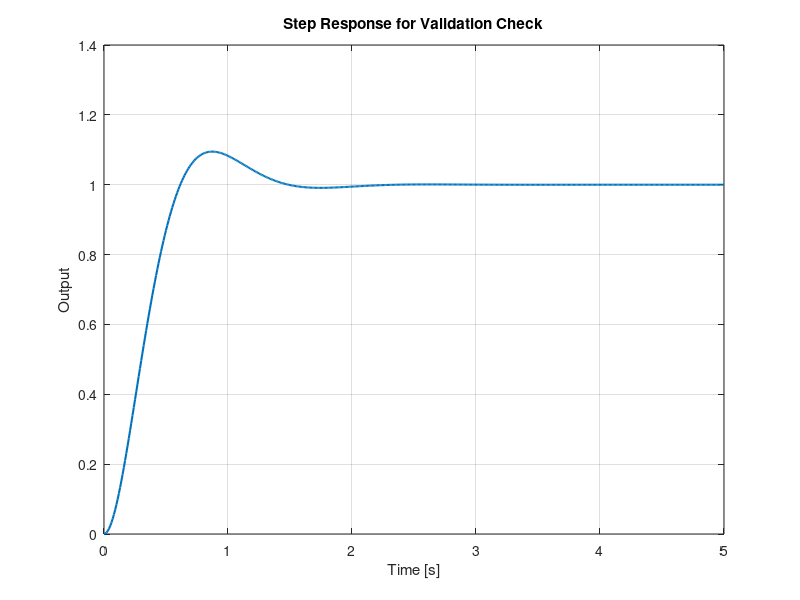

MATLAB code to generate this figure: (Note: this script raises an error after producing the figure.)
clear; clc; close all;

% -----------------------------
% 1) Define candidate system
% -----------------------------
wn = 4.5;
zeta = 0.60;

num = wn^2;
den = [1 2*zeta*wn wn^2];
sys = tf(num, den);

% -----------------------------
% 2) Step response
% -----------------------------
t = 0:0.01:5;
[y, t_out] = step(sys, t);

figure;
plot(t_out, y, 'LineWidth', 1.5);
grid on;
xlabel('Time [s]');
ylabel('Output');
title('Step Response for Validation Check');

% -----------------------------
% 3) Extract metrics
% -----------------------------
info = stepinfo(sys);
overshoot = info.Overshoot;
settling_time = info.SettlingTime;

% -----------------------------
% 4) Steady-state error
% -----------------------------
y_final = y(end);
ss_error = abs(1 - y_final);

% -----------------------------
% 5) Requirements
% -----------------------------
req_overshoot_max = 10;     % percent
req_settling_max  = 2.0;    % seconds
req_ss_error_max  = 0.02;   % absolute error

pass_overshoot = overshoot < req_overshoot_max;
pass_settling  = settling_time < req_settling_max;
pass_ss_error  = ss_error < req_ss_error_max;

overall_pass = pass_overshoot && pass_settling && pass_ss_error;

% -----------------------------
% 6) Print results
% -----------------------------
fprintf('--- SYSTEM VALIDATION REPORT ---\n');
fprintf('Overshoot        = %.2f %%\n', overshoot);
fprintf('Settling Time    = %.2f s\n', settling_time);
fprintf('Steady-state err = %.4f\n', ss_error);

fprintf('\n--- REQUIREMENT CHECK ---\n');
fprintf('Overshoot < %.2f %%        --> %s\n', req_overshoot_max, string(pass_overshoot));
fprintf('Settling Time < %.2f s    --> %s\n', req_settling_max, string(pass_settling));
fprintf('SS Error < %.4f          --> %s\n', req_ss_error_max, string(pass_ss_error));

fprintf('\nOVERALL RESULT --> %s\n', string(overall_pass)); 
